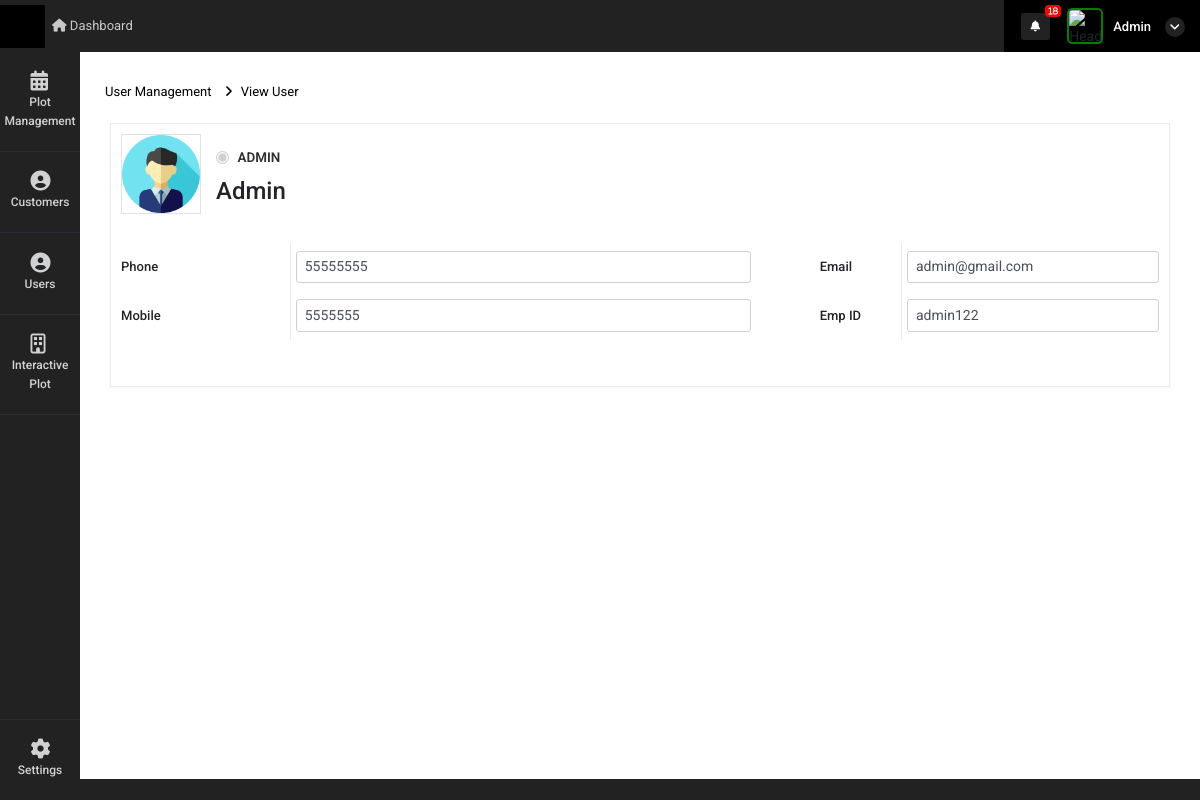
The page /user_edit?id=72 (signed in) on the database its author committed.
### super_admin/models.py (models this page shows)
class common(models.Model):  # COMM0N
    dt = models.DateField(auto_now=True)
    tm = models.TimeField(auto_now=True)
    updated = models.DateTimeField(default=timezone.now)
    status = models.CharField(max_length=255, null=True)
    class Meta:
        abstract = True

class user_Details(common):
    auth_user = models.ForeignKey(User,on_delete=models.CASCADE,related_name="auth_user_login_id", null=True)
    name = models.CharField(max_length=255,null=True)
    phone = models.CharField(max_length=255,null=True)
    email = models.EmailField(null=True)
    mobile = models.CharField(max_length=255,null=True)
    emp_id = models.CharField(max_length=255,null=True)
    address1 = models.CharField(max_length=255,null=True)
    address2 = models.CharField(max_length=255,null=True)
    city = models.CharField(max_length=255,null=True)
    state = models.CharField(max_length=255,null=True)
    country = models.CharField(max_length=255,null=True)
    zip = models.CharField(max_length=255,null=True)
    password_geration_type = models.CharField(max_length=255,choices=password_generate_option,null=True)
    user_type = models.CharField(max_length=255,choices=login_user_type,null=True)
    atatchment = models.FileField(upload_to="user_image",null=True)
    created_by = models.ForeignKey(User,on_delete=models.CASCADE,related_name="added_by_user_id", null=True)
    plot_list_view = models.CharField(max_length=255,null=True)
    price_visibility = models.IntegerField(null=True,default=1)
    property_access =  models.CharField(max_length=255,choices=property_access_option,null=True)
    manager_nav_ploat_permission = models.IntegerField(default=0)
    manager_nav_user_permission = models.IntegerField(default=0)
    manager_nav_plot_edit_permission = models.IntegerField(default=0)
    manager_nav_booking_cancel_permission = models.IntegerField(default=0)
    manager_nav_customer_read_permission = models.IntegerField(default=0)
    manager_nav_customer_write_permission = models.IntegerField(default=0)
    manager_nav_customer_edit_permission = models.IntegerField(default=0)
    manager_nav_document_read_permission = models.IntegerField(default=0)
    manager_nav_document_write_permission = models.IntegerField(default=0)
    manager_nav_document_edit_permission = models.IntegerField(default=0)

### super_admin/views.py (the view)
# urls.py: path('user_edit',views.user_edit,name='user_edit'),
def user_edit(request):
    id = request.GET.get("id",False)
    data = user_Details.objects.get(id=id)
    user_property = user_access_property_mapping.objects.filter(mapping_id_id=id)
    all_manger = user_Details.objects.filter(user_type="manager")
    user_manger = ''
    try:
        user_manger = user_manger_mapping.objects.get(user_id_id=id)
    except:
        pass
    log_data = user_log.objects.filter(user_mapping_id_id=id).order_by('-id')
    context = {
        'data':data,
        'all_manger':all_manger,
        'user_manger':user_manger,
        'user_property':user_property,
        'log_data':log_data
    }
    return render(request,'super_admin/user_edit.html',context)

### super_admin/templatetags/notification.py (called while the page is built, shortened)
@register.filter(name='get_notifications')
def get_notifications(value,args):
    user_dat = User.objects.get(id=value.id)
    st = user_dat.is_superuser
    data_count = ''
    if st == True:
        data_count = user_request_plot.objects.filter(read_status=0).count()
    return data_count

@register.filter(name='get_loginUsernameImage')
def get_loginUsernameImage(value,args):
    user_dat = User.objects.get(id=value.id)
    st = user_dat.is_superuser
    image_url = ''
    if st == True:
        image_url = 'http://10.10.10.119:8000/static/adminicon.jpg'
    else:
        user_data = user_Details.objects.get(auth_user=value.id)
        if user_data.atatchment == '':
            image_url = 'http://10.10.10.119:8000/static/adminicon.jpg'
        else:
            image_url ='../media/'+str(user_data.atatchment)
    return image_url

@register.filter(name='get_nav_permission')
def get_nav_permission(value,args):
    user_dat = User.objects.get(id=value.id)
    st = user_dat.is_superuser
    if st == True:
        return True

@register.filter(name='get_user_type_action')
def get_user_type_action(value,args):
    user_dat = User.objects.get(id=value.id)
    st = user_dat.is_superuser
    user_data =""
    try:
        user_data = user_Details.objects.get(auth_user=user_dat)
    except:
        pass
    if st == True:
        return True
    else:
        return False

### super_admin/templates/super_admin/user_edit.html (shortened to what this page needs)
{% extends "super_admin/base.html" %}
{% load static %}
{% block content %}
<div class="container-fluid mt-4">
    <div class="row view">
        <div class="col-12 px-0">
            <div class="page-title-box d-sm-flex align-items-center justify-content-between">
                <div class="page-title-left">
                    <ol class="breadcrumb m-0">
                        <li class="breadcrumb-item"><a href="user_management">User Management</a>
                        </li>
                        <li class="breadcrumb-item active"><a href="javascript: void(0);">View User</a></li>
                    </ol>
                </div>
            </div>
        </div>
    </div>
    <div class="row pay-main view">
        <div class="col-lg-12 px-0">
            <div class="card noti-card" id="orderList">
                <div class="card-body bb-0 pt-0 p-0">
                    <div>
                        <div class="payslip mb-5">
                            <div class="row pay-main mb-4">
                                <div class="customer-head mb-4 col-md-12">
                                    {% if data.atatchment == '' %}
                                    <div class="cust-logo"
                                    style="background-image: url({% static 'admin/adminicon.jpg' %})"></div>
                                    {% elif data.atatchment == None %}
                                    <div class="cust-logo"
                                    style="background-image: url({% static 'admin/adminicon.jpg' %})"></div>
                                    {% else %}
                                    <div class="cust-logo"
                                    style="background-image: url(./media/{{data.atatchment}});"></div>
                                    {% endif %}
                                    <div class="cust-name row">
                                        {% if data.user_type == "admin" %}
                                        <div class="col-md-1">
                                            <input disabled type="radio" id=""  checked > <label
                                                for="Individual">ADMIN </label><br>
                                        </div>
                                        {% endif %}
                                        <div class="col-md-12">
                                            <h3 class="m-0">{{data.name|title}}</h3>
                                        </div>
                                    </div>
                                </div>
                                <div class="col-md-8 cust-details p-0">
                                    <div class="row">
                                        <div class="col-md-3 br-right d-flex align-items-center">
                                            <h6>Phone</h6>
                                        </div>
                                        <div class="col-md-8 d-flex align-items-center">
                                            <div class="form-group  required_item w-100">
                                                <input type="text" class="input form-control mt-2" disabled="" value="{{data.phone}}">
                                            </div>
                                        </div>
                                    </div>
                                    <div class="row">
                                        <div class="col-md-3 br-right d-flex align-items-center">
                                            <h6>Mobile</h6>
                                        </div>
                                        <div class="col-md-8 d-flex align-items-center">
                                            <div class="form-group  required_item w-100">
                                                <input type="text" class="input form-control mt-2" disabled="" value="{{data.mobile}}">
                                            </div>
                                        </div>
                                    </div>
                                    <option value="{{user_manger.manager_id.id}}"></option>
                                </div>
                                <div class="col-md-4 cust-details p-0">
                                    <div class="row">
                                        <div class="col-md-3 br-right d-flex align-items-center">
                                            <h6>Email</h6>
                                        </div>
                                        <div class="col-md-9 d-flex align-items-center">
                                            <div class="form-group  required_item w-100">
                                                <input type="text" class="input form-control mt-2" disabled="" value="{{data.email}}">
                                            </div>
                                        </div>
                                    </div>
                                    <div class="row">
                                        <div class="col-md-3 br-right d-flex align-items-center">
                                            <h6>Emp ID</h6>
                                        </div>
                                        <div class="col-md-9 d-flex align-items-center">
                                            <div class="form-group  required_item w-100">
                                                <input type="text" class="input form-control mt-2" disabled="" value="{{data.emp_id}}">
                                            </div>
                                        </div>
                                    </div>
                                </div>
                            </div>
                        </div>
                    </div>
                </div>
            </div>
        </div>
    </div>
</div>
        {% endblock %}

### super_admin/templates/super_admin/base.html (shortened to what this page needs)
<!doctype html>
<html lang="en">
    {% load static %}
    {% load notification %}
<head>
    <link rel="stylesheet" href="{% static 'admin/css/morris.css' %}">
    <link href="{% static 'admin/css/bootstrap.min.css' %}" rel="stylesheet" type="text/css" />
    <link href="{% static 'admin/css/icons.css' %}" rel="stylesheet" type="text/css" />
    <link href="{% static 'admin/css/style.css' %}" rel="stylesheet" type="text/css" />
</head>
<body class="">
    <div id="wrapper">
        <div class="left side-menu">
            <div class="slimscroll-menu" id="remove-scroll">
                <div id="sidebar-menu" class="sidaber_menu">
                    <ul class="" id="side-menu">
                        {% if bank_nav == 1 %}
<li>    <a href="bank_master" class="splnav"> <i class="fas fa-briefcase"></i>        <p>Bank Master</p>    </a></li>
<li>    <a href="plot_view_master" class="splnav"> <i class="fas fa-briefcase"></i>        <p>Plot view Master</p>    </a></li>
{{request.user.is_superuser}}
{% if request.user.is_superuser == True %}
<li>    <a href="data_base_backup" class="splnav"> <i class="fas fa-database"></i>        <p>Database Backup</p>    </a></li>
{% endif %}
{% else %}
                        {% if request.user|get_nav_permission:"plot_management" %}
                        <li>
                            <a class="splnav" href="property_management"> <i class="fa fa-calendar"></i>
                                <p>Plot Management</p>
                            </a>
                        </li>
                        {% endif %}
                        {% if request.user|get_user_type_action:"user_type" %}
                        <li>
                            <a href="customer_management" class="splnav"> <i class="fa fa-user-circle"></i>
                                <p>Customers</p>
                            </a>
                        </li>
                        {% endif %}
                        {% if request.user|get_nav_permission:"user_management" %}
                        <li>
                            <a href="user_management" class="splnav"> <i class="fa fa-user-circle"></i>
                                <p>Users</p>
                            </a>
                        </li>
                        {% endif %}
                        <li>
                            <a href="plot" class="splnav"> <i class="fa fa-building-o"></i>
                                <p>Interactive Plot</p>
                            </a>
                        </li>
                        {% endif %}
                        <li class="bootm_toggle_settings_button ">
                            <a class="splnav bdr_btmnone_nav" href="profile"> <i class="fa fa-cog"></i>
                                <p>Settings</p>
                            </a>
                        </li>
                    </ul>
                </div>
            </div>
        </div>
        <div class="content-page">
            <div class="topbar">
                <div class="navbar-header">
                    <div class="d-flex">
                        <div class="binance">
                        </div>
                    </div>
                    <ul class="navbar-nav1 bg-2 col">
                        <li class="nav-item d-none d-sm-inline-block">
                            <a href="home" class="nav-link"><i class="fa fa-home"></i> Dashboard</a>
                        </li>
                    </ul>
                    <div class="d-flex align-items-center icns">
                        <div class="dropdown topbar-head-dropdown ms-1 header-item">
                            <a href="view_all_activity">
                                <i class="fas fa-bell fs-icn">
                                    <span
                                        class="position-absolute topbar-badge fs-9 translate-middle badge11 rounded-pill bg-red">{{ request.user|get_notifications:"sss" }}</span></i>
                                    </a>
                        </div>
                        <div class="dropdown header-item topbar-user king button-drpdown">
                            <span class="d-flex align-items-center drpdown-toggle">
                                <img class="header-profile-user" src="{{ request.user|get_loginUsernameImage:"sss" }}" alt="Header Avatar">
                                <span class="text-start ms-xl-2">
                                    <span class="d-none d-xl-inline-block ms-1 fw-medium user-name-text">  {{request.user.username|title}}</span>
                                    <i class="pro-icn fa fa-angle-down"></i>
                                </span>
                            </span>
                        </div>
                    </div>
                </div>
            </div>
            <div class="content">
                {% block content %}
                {% endblock %}
            </div>
            <footer class="footer">
                <div class="container-fluid">
                    <div class="row">
                        <div class="col-sm-6">
                        </div>
                        <div class="col-sm-6">
                        </div>
                    </div>
                </div>
            </footer>
        </div>
    </div>
</body>
</html>

### super_admin/templates/super_admin/base.html (style rules this page uses)
.badge11 { display: inline-block; padding: .25em .4em; font-size: 75%; font-weight: 700; line-height: 1; text-align: center; white-space: nowrap; vertical-align: baseline; border-radius: .25rem }

### rows shown on the page
user_Details: atatchment (picture), name "Admin", phone "55555555", mobile "5555555", email "admin@gmail.com", emp_id "admin122"

### other values the page prints
{{ request.user|get_notifications:"sss" }} "18"
{{ request.user.username|title }} "Admin"
